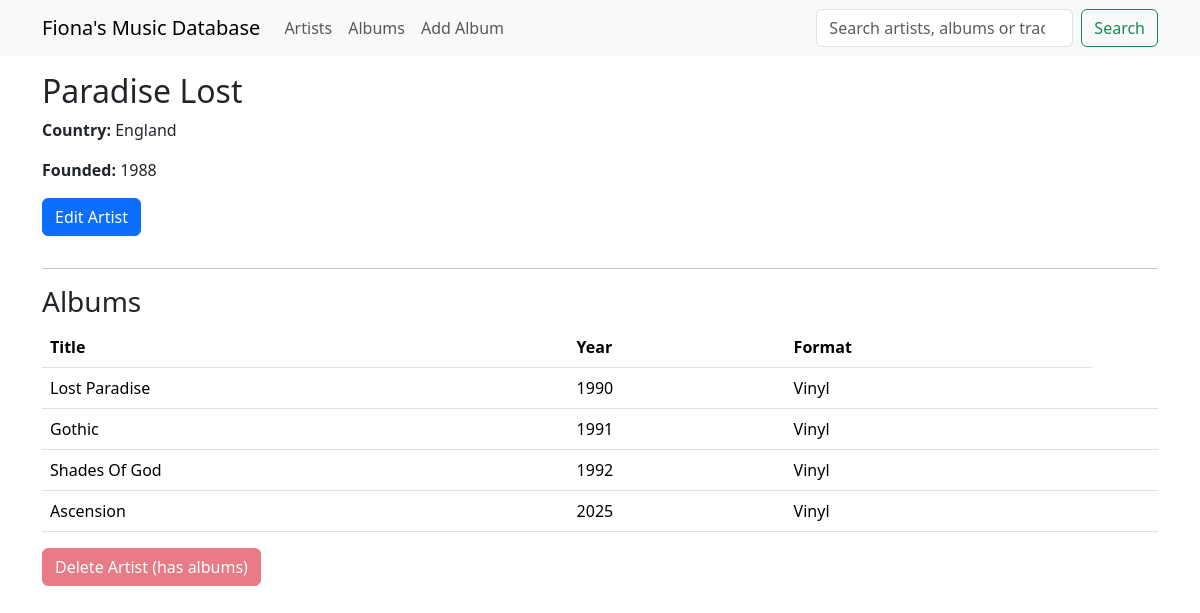
The page /artist_details/1 on the database its author committed.
### app/models.py (models this page shows)
class Artists(db.Model):
    __tablename__ = "artists"
    id: so.Mapped[int] = so.mapped_column(primary_key=True)
    name: so.Mapped[str] = so.mapped_column(sa.String(128), index=True, unique=True)
    country: so.Mapped[Optional[str]] = so.mapped_column(sa.String(64))
    year_of_founding: so.Mapped[Optional[int]] = so.mapped_column(
        sa.Integer, index=True
    )
    notes: so.Mapped[Optional[str]] = so.mapped_column(sa.String(256))
    albums: so.Mapped[list["Albums"]] = so.relationship(back_populates="artist")

class Albums(db.Model):
    __tablename__ = "albums"
    id: so.Mapped[int] = so.mapped_column(primary_key=True)
    artist_id: so.Mapped[int] = so.mapped_column(sa.ForeignKey(Artists.id), index=True)
    discogs_id: so.Mapped[Optional[int]] = so.mapped_column(sa.Integer, unique=True)
    title: so.Mapped[str] = so.mapped_column(sa.String(64), index=True)
    year: so.Mapped[Optional[int]] = so.mapped_column(sa.Integer)
    format: so.Mapped[FormatEnum] = so.mapped_column(
        sa.Enum(FormatEnum, name="format_enum")
    )
    label: so.Mapped[Optional[str]] = so.mapped_column(sa.String(64))
    cover_path: so.Mapped[Optional[str]] = so.mapped_column(sa.String(128))
    notes: so.Mapped[Optional[str]] = so.mapped_column(sa.String(256))
    artist: so.Mapped["Artists"] = so.relationship(back_populates="albums")
    tracks: so.Mapped[list["Tracks"]] = so.relationship(
        back_populates="album", cascade="all, delete-orphan"
    )
    genres: so.Mapped[list["Genres"]] = so.relationship(
        secondary=album_genres, back_populates="albums"
    )

### app/main/routes.py (the view)
@bp.route("/artist_details/<int:artist_id>", methods=["GET"])
def artist_details(artist_id):
    artist = (
        db.session.query(Artists)
        .options(selectinload(Artists.albums))
        .filter_by(id=artist_id)
        .first()
    )
    if not artist:
        flash("Artist not found.")
        return redirect(url_for("main.artists"))
    albums = sorted(artist.albums, key=lambda a: a.year or 0)
    return render_template(
        "artist_details.html", title=artist.name, artist=artist, albums=albums
    )

### app/templates/artist_details.html (shortened to what this page needs)
{% extends "base.html" %} {% block content %}
<h2>{{ artist.name }}</h2>
<p><strong>Country: </strong>{{ artist.country or "-" }}</p>
<p><strong>Founded: </strong>{{ artist.year_of_founding or "-" }}</p>
<a
  href="{{ url_for('main.edit_artist', artist_id=artist.id) }}"
  class="btn btn-primary mb-3"
  >Edit Artist</a
>
<hr />
<h3>Albums</h3>
<table class="table table-hover">
  <thead>
    <tr>
      <th>Title</th>
      <th>Year</th>
      <th>Format</th>
    </tr>
  </thead>
  <tbody>
    {% for album in albums %}
    <tr class="position-relative">
      <td>{{ album.title }}</td>
      <td>{{ album.year or "-" }}</td>
      <td>{{ album.format.value.capitalize() }}</td>
      <td>
      </td>
    </tr>
    {% endfor %}
  </tbody>
</table>
{% if artist.albums %}
<button class="btn btn-danger" disabled>Delete Artist (has albums)</button>
{% endif %} {% endblock %}

### rows shown on the page
Artists: name "Paradise Lost", country "England", year_of_founding "1988"
Albums: title "Lost Paradise", year "1990", format.value "Vinyl"
Albums: title "Gothic", year "1991", format.value "Vinyl"
Albums: title "Shades Of God", year "1992", format.value "Vinyl"
Albums: title "Ascension", year "2025", format.value "Vinyl"
